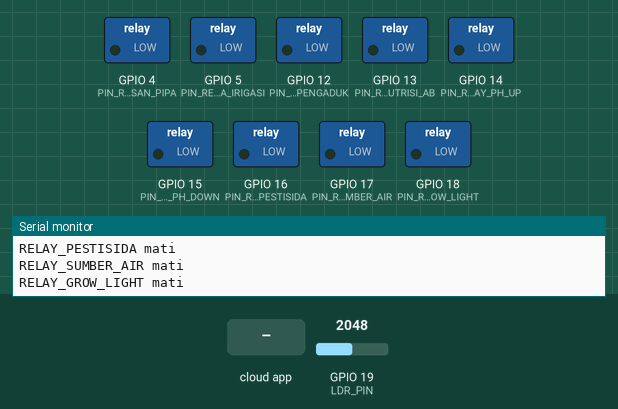
Bench run of a sketch on a simulated ESP32. Parts: switched loads named in the sketch (green lamp = pin HIGH), the last lines printed to the serial monitor. Dashed ring = blinking. The inputs (shaded band) are chosen by the test bench; at power-on: GPIO 19 (LDR_PIN) = 2048. WiFi joins after 1.5 s; servers stay silent unless stated; network time is answered at once with the bench clock; the local clock reads 2024-03-15 10:24:30 at power-on unless the sketch sets it; the Firebase database answers and starts empty.

Above: at 3.0 s.
3.1 s: the phone or cloud app sets controls_action to 1
At 3.85 s:
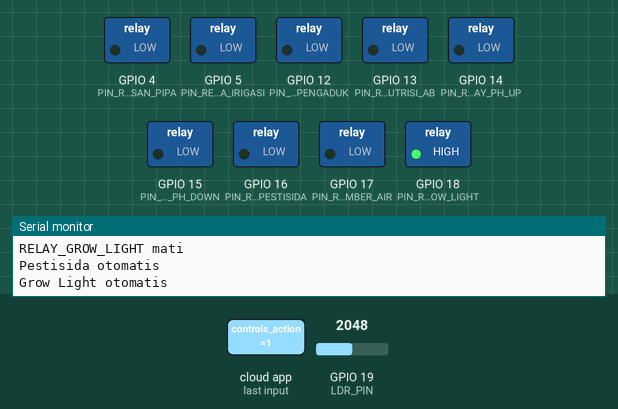
6.1 s: the phone or cloud app sets relay_data to 1
At 7.2 s:
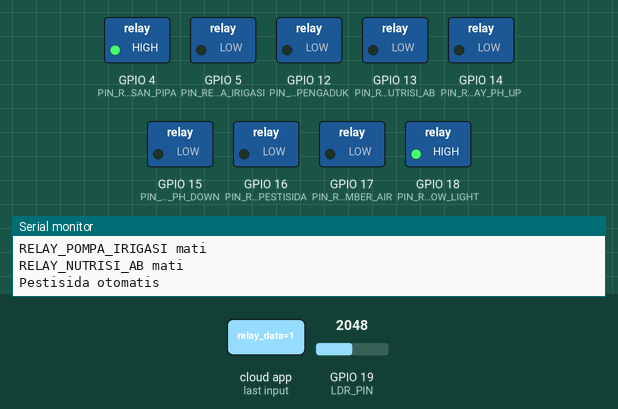
7.7 s: GPIO 19 (LDR_PIN) set to 1936
At 9.4 s:
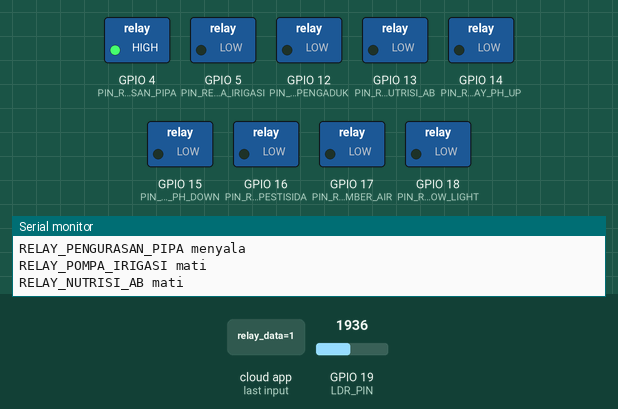
9.7 s: GPIO 19 (LDR_PIN) set to 2040
At 10.8 s:
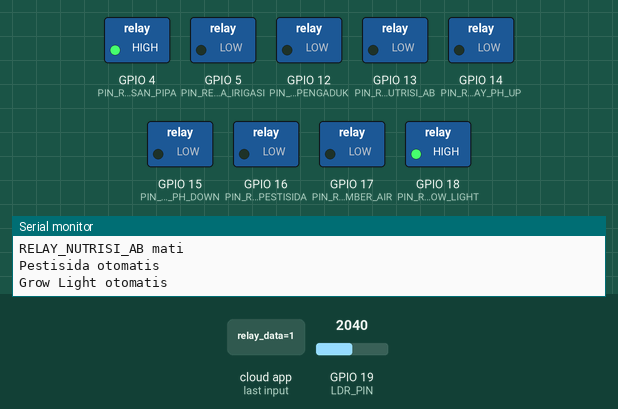
12.0 s: GPIO 19 (LDR_PIN) set to 1960
At 13.3 s:
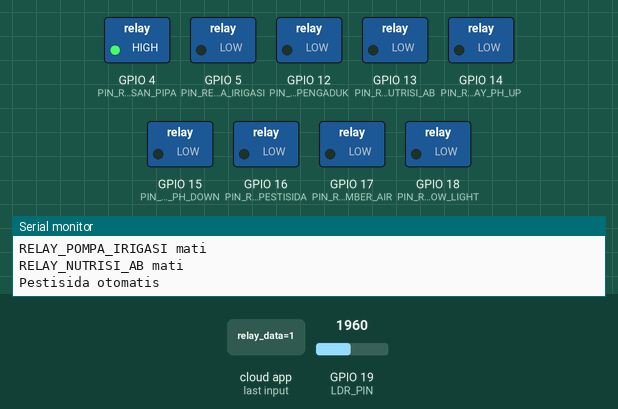
Timing chart, 0 to 15.0 s (numbered marks = the images above; inputs shaded):
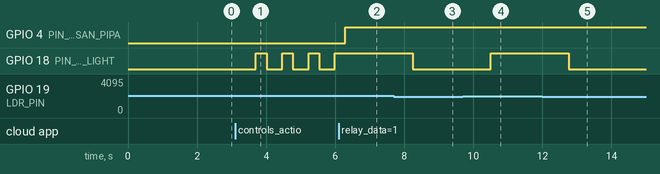

The sketch:

Project_Final_ESP32_Relay.ino
```cpp
#include <WiFi.h>
#include <ESP32Firebase.h>
#include <NTPClient.h>
#include <WiFiUdp.h>
#include <Wire.h>

const char* ssid[] = {"WIFI1","WIFI2"};
const char* password[] = {"PASS1","PASS2"};

WiFiUDP ntpUDP;
NTPClient timeClient(ntpUDP, "pool.ntp.org", 28800);

#define FIREBASE_URL "URL DATABASE"
Firebase firebase(FIREBASE_URL);

#define PIN_RELAY_PENGURASAN_PIPA 4
#define PIN_RELAY_POMPA_IRIGASI 5
#define PIN_RELAY_DINAMO_PENGADUK 12
#define PIN_RELAY_NUTRISI_AB 13
#define PIN_RELAY_PH_UP 14
#define PIN_RELAY_PH_DOWN 15
#define PIN_RELAY_PESTISIDA 16
#define PIN_RELAY_SUMBER_AIR 17
#define PIN_RELAY_GROW_LIGHT 18
#define LDR_PIN 19

void setup() {
  Serial.begin(115200);
  Serial.setDebugOutput(true);
  Serial.println();

  bool connected = false;
  for (int i = 0; i < sizeof(ssid) / sizeof(ssid[0]); i++) {
    Serial.print("Sistem Next-Gen Hydroponics\n\n");
    Serial.print("Menghubungkan ke jaringan ");
    Serial.println(ssid[i]);
    WiFi.begin(ssid[i], password[i]);
    unsigned long startAttemptTime = millis();
    while (WiFi.status() != WL_CONNECTED && millis() - startAttemptTime < 10000) {
      Serial.print(".");
      delay(500);
    }
    if (WiFi.status() == WL_CONNECTED) {
      connected = true;
      Serial.println("\nTerhubung! Tunggu sebentar, sedang menyiapkan controls relay...");
      break;
    } else {
      Serial.println("\nGagal menghubungkan.");
    }
  }
  if (!connected) {
    Serial.println("Tidak ada WiFi yang bisa terhubung.");
  }

  pinMode(PIN_RELAY_PENGURASAN_PIPA, OUTPUT);
  digitalWrite(PIN_RELAY_PENGURASAN_PIPA, LOW);
  pinMode(PIN_RELAY_POMPA_IRIGASI, OUTPUT);
  digitalWrite(PIN_RELAY_POMPA_IRIGASI, LOW);
  pinMode(PIN_RELAY_DINAMO_PENGADUK, OUTPUT);
  digitalWrite(PIN_RELAY_DINAMO_PENGADUK, LOW);
  pinMode(PIN_RELAY_NUTRISI_AB, OUTPUT);
  digitalWrite(PIN_RELAY_NUTRISI_AB, LOW);
  pinMode(PIN_RELAY_PH_UP, OUTPUT);
  digitalWrite(PIN_RELAY_PH_UP, LOW);
  pinMode(PIN_RELAY_PH_DOWN, OUTPUT);
  digitalWrite(PIN_RELAY_PH_DOWN, LOW);
  pinMode(PIN_RELAY_PESTISIDA, OUTPUT);
  digitalWrite(PIN_RELAY_PESTISIDA, LOW);
  pinMode(PIN_RELAY_SUMBER_AIR, OUTPUT);
  digitalWrite(PIN_RELAY_SUMBER_AIR, LOW);
  pinMode(PIN_RELAY_GROW_LIGHT, OUTPUT);
  digitalWrite(PIN_RELAY_GROW_LIGHT, LOW);
  pinMode(LDR_PIN, INPUT);

  initializeRelayDataInFirebase();
}

void loop() {
  timeClient.update();
  unsigned long epochTime = timeClient.getEpochTime();
  struct tm *ptm = gmtime((time_t *)&epochTime);

  int year = ptm->tm_year + 1900;
  int month = ptm->tm_mon + 1;
  int day = ptm->tm_mday;
  int hour = ptm->tm_hour;
  int minute = ptm->tm_min;
  int second = ptm->tm_sec;

  char dateStr[11];
  sprintf(dateStr, "%04d-%02d-%02d", year, month, day);
  char timeStr[6];
  sprintf(timeStr, "%02d:%02d", hour, minute);

  sendDataToFirebase(dateStr, timeStr);
}

void initializeRelayDataInFirebase() {
  String relayDataPath = "/esp32controls/relay_data";
  int relayData = firebase.getInt(relayDataPath);
  Serial.print("relayData: ");
  Serial.println(relayData);
  if (relayData == 0) {
    String defaultRelayData = "0,0,0,0,0,0,0,0,0";
    bool result = firebase.setString(relayDataPath, defaultRelayData);
    Serial.println(result ? "relay_data initialized successfully" : "Failed to initialize relay_data");
  } else {
    Serial.println("relay_data already exists in Firebase");
  }
}

void sendDataToFirebase(const char* dateStr, const char* timeStr) {
  controlRelaysFromFirebase();

  int controls_action = firebase.getInt("esp32controls/controls_action");
  int val = analogRead(LDR_PIN);

  if (controls_action == 1) {
    Serial.println("Pestisida otomatis");
    String status_hama_path = "/esp32cam/" + String(dateStr) + "/" + String(timeStr) + "/status_hama";
    String status_hama = firebase.getString(status_hama_path);
    if (status_hama == "true") {
      firebase.setInt("esp32controls/relay_pompa_pestisida", 1);
    } else {
      firebase.setInt("esp32controls/relay_pompa_pestisida", 0);
    }
    Serial.println("Grow Light otomatis");
    int Status_grow_light = val >= 2000 ? 1 : 0;
    if (Status_grow_light == 1) {
      digitalWrite(PIN_RELAY_GROW_LIGHT, HIGH);
    } else {
      digitalWrite(PIN_RELAY_GROW_LIGHT, LOW);
    }
    bool result = firebase.setInt("/esp32controls/relay_grow_light", Status_grow_light);
  } else {
    Serial.println("Pestisida manual");
    checkRelay(PIN_RELAY_PESTISIDA, "RELAY_PESTISIDA", 7);
    Serial.println("Grow Light manual");
    int Status_grow_light_manual = digitalRead(PIN_RELAY_GROW_LIGHT);
    if (Status_grow_light_manual == HIGH) {
      digitalWrite(PIN_RELAY_GROW_LIGHT, HIGH);
    } else {
      digitalWrite(PIN_RELAY_GROW_LIGHT, LOW);
    }
  }
}

void controlRelaysFromFirebase() {
  String relayData = firebase.getString("/esp32controls/relay_data");
  if (relayData.length() > 0) {
    int relayStates[9];
    int index = 0;
    char* token = strtok((char*)relayData.c_str(), ",");
    while (token != NULL) {
      relayStates[index++] = atoi(token);
      token = strtok(NULL, ",");
    }
    checkRelay(PIN_RELAY_PENGURASAN_PIPA, "RELAY_PENGURASAN_PIPA", relayStates[0]);
    checkRelay(PIN_RELAY_POMPA_IRIGASI, "RELAY_POMPA_IRIGASI", relayStates[1]);
    checkRelay(PIN_RELAY_DINAMO_PENGADUK, "RELAY_DINAMO_PENGADUK", relayStates[2]);
    checkRelay(PIN_RELAY_NUTRISI_AB, "RELAY_NUTRISI_AB", relayStates[3]);
    checkRelay(PIN_RELAY_PH_UP, "RELAY_PH_UP", relayStates[4]);
    checkRelay(PIN_RELAY_PH_DOWN, "RELAY_PH_DOWN", relayStates[5]);
    checkRelay(PIN_RELAY_PESTISIDA, "RELAY_PESTISIDA", relayStates[6]);
    checkRelay(PIN_RELAY_SUMBER_AIR, "RELAY_SUMBER_AIR", relayStates[7]);
    checkRelay(PIN_RELAY_GROW_LIGHT, "RELAY_GROW_LIGHT", relayStates[8]);
  }
}

void checkRelay(int relayPin, const char* relayName, int relayState) {
  if (relayState == 1) {
    digitalWrite(relayPin, HIGH);
    Serial.print(relayName);
    Serial.println(" menyala");
  } else if (relayState == 0) {
    digitalWrite(relayPin, LOW);
    Serial.print(relayName);
    Serial.println(" mati");
  }
}
```

Measured:
- the behaviour switches between 2000 and 1999 on GPIO 19 (LDR_PIN) (found by bisection; images 2 and 3)
- after the input at 3.1 s, GPIO 18 (PIN_RELAY_GROW_LIGHT): alternates HIGH for 0.31 s and LOW for 0.45 s, starting after 0.60 s
- after the input at 6.1 s, GPIO 4 (PIN_RELAY_PENGURASAN_PIPA): LOW → HIGH after 0.19 s; GPIO 18 (PIN_RELAY_GROW_LIGHT): stops changing and stays HIGH
- after the input at 7.7 s, GPIO 18 (PIN_RELAY_GROW_LIGHT): HIGH → LOW after 0.55 s
- after the input at 9.7 s, GPIO 18 (PIN_RELAY_GROW_LIGHT): LOW → HIGH after 0.80 s
- after the input at 12.0 s, GPIO 18 (PIN_RELAY_GROW_LIGHT): HIGH → LOW after 0.76 s
